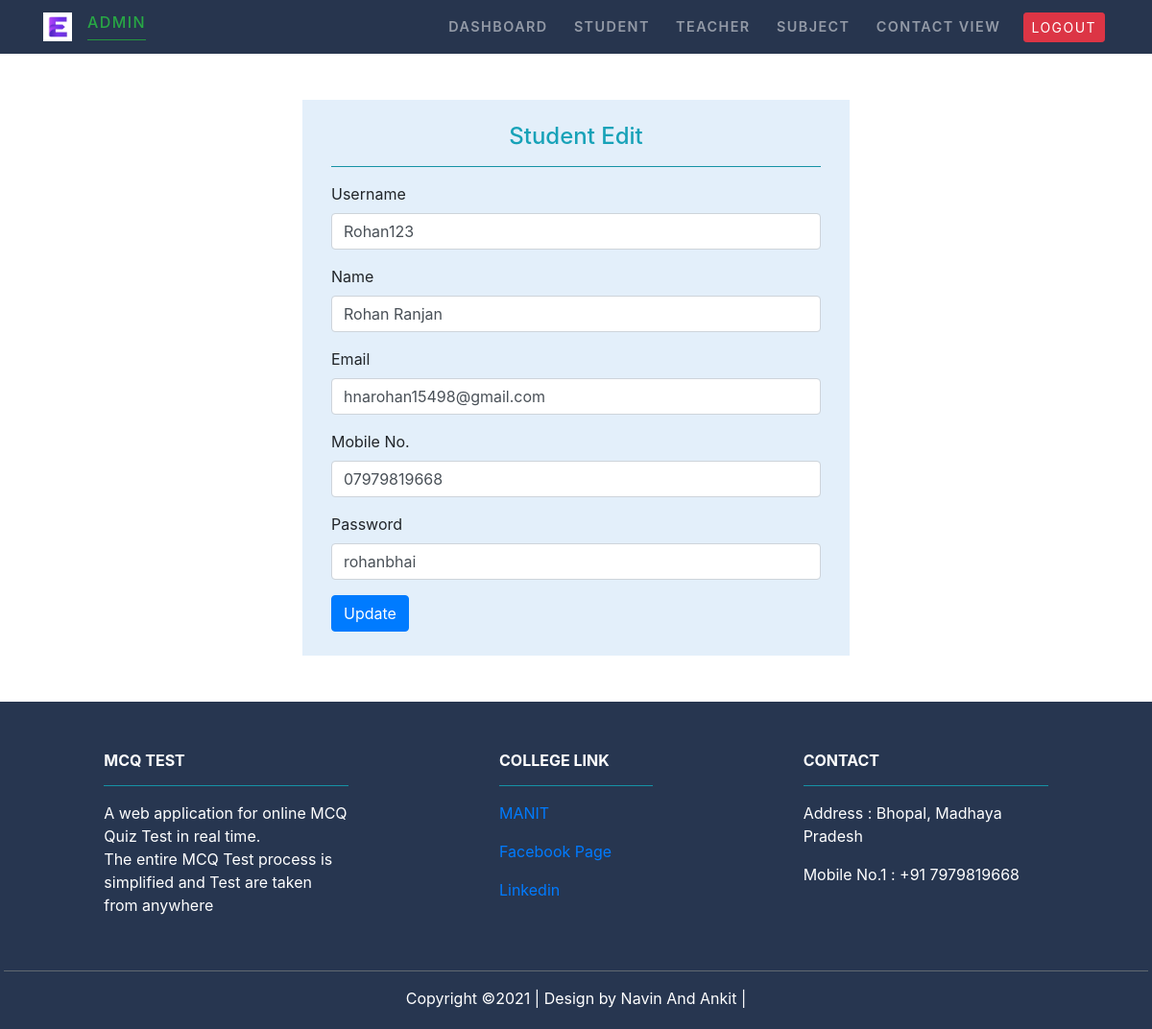
The page /edit_student/1/ on the database its author committed.
### Student/models.py (models this page shows, shortened)
class Student(models.Model):
    username=models.CharField(max_length=20, unique=True)
    name=models.CharField(max_length=50)
    email=models.EmailField(max_length=100)
    mobile= models.CharField(max_length=11)
    password=models.CharField(max_length=30)

### MCQ_Test/views.py (the view, shortened to what this page needs)
# urls.py: path('edit_student/<int:id>/',views.admin_edit_student,name="editstudent"),
def admin_edit_student(request,id):
    stu=Student.objects.get(pk=id)
    return render(request,'MCQ_Test/adminstudentedit.html',{'stu':stu})

### MCQ_Test/templates/MCQ_Test/adminstudentedit.html (shortened to what this page needs)
{% extends 'MCQ_Test/adminbase.html' %}
{% load static %}
{% block content %}
<div class="container py-5">
        <div class="row justify-content-center align-items-center ">
          <div class="col-md-6 " style="background-color: rgb(227, 239, 250);">
              <div class="col-md-12 py-4">
                  <div class="text-center text-info" >
                      <h4> Student Edit</h4>
                  </div>
                      <hr class="bg-info">
                           <form action="{% url 'editstudent' stu.id %}" method="POST">
                            <div class="form-group">
                              <label >Username</label>
                              <input type="Username" class="form-control" name="username" Required value="{{stu.username}}" >
                            </div>
                            <div class="form-group">
                              <label for="exampleInputPassword1">Name</label>
                              <input type="text" class="form-control" name="uname" Required value="{{stu.name}}" >
                            </div>
                            <div class="form-group">
                              <label for="exampleInputPassword1">Email</label>
                              <input type="email" class="form-control" name="uemail" Required value="{{stu.email}}">
                            </div>
                            <div class="form-group">
                              <label for="exampleInputPassword1">Mobile No. </label>
                              <input type="number" class="form-control" name="umobile"Required value="{{stu.mobile}}" >
                            </div>
                            <div class="form-group">
                              <label for="exampleInputPassword1">Password</label>
                              <input type="text" class="form-control" name="upass" Required value="{{stu.password}}" >
                            </div>
                            <button type="submit" class="btn btn-primary">Update</button>
                          </form>
                          <div class='col-sm-4'>
                          </div>
                      </div>
                   </div>
            </div>
        </div>
{% endblock content %}

### rows shown on the page
Student: username "Rohan123", uname "Rohan Ranjan", uemail "hnarohan15498@gmail.com", umobile "07979819668", upass "rohanbhai"
